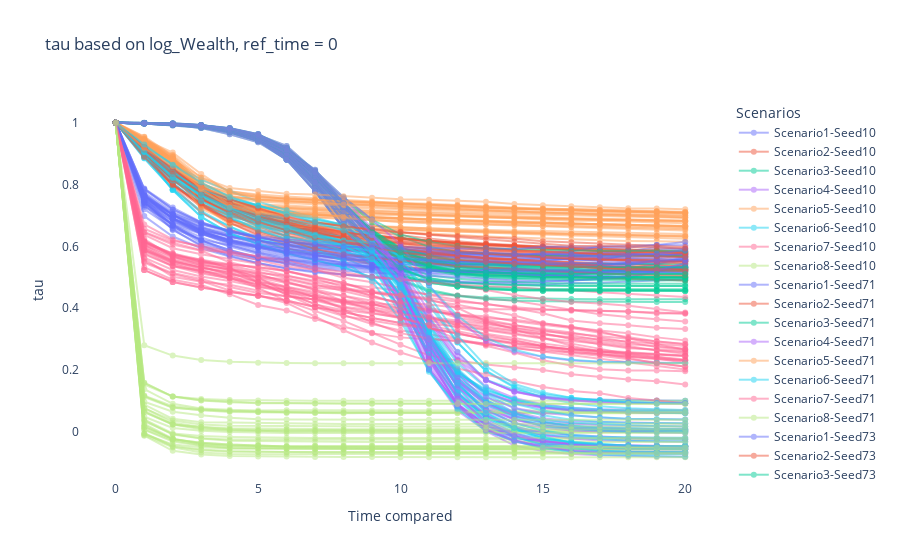

Notebook source saved alongside this figure:
### Code cell
fig = go.Figure()

colors = px.colors.qualitative.Plotly  # or any other color palette
scenario_colors = {scenario: colors[i % len(colors)] for i, scenario in enumerate(all_results_rank['Scenario'].unique())}


for seed in seeds:
    # for i in all_results['Scenario'].unique():
    for i in range(1,9):
        df = all_results[(all_results['Scenario'] == i) & (all_results['Seed'] == seed)]
        fig.add_trace(
            go.Scatter(
                x=df['Time_compared'],
                y=df['tau'],
                mode = 'lines+markers',
                name = f'Scenario{i}-Seed{seed}',
                opacity = 0.5, 
                line = dict(color = scenario_colors[i])
                
            )
            )
fig.update_layout(
    title = 'tau based on log_Wealth, ref_time = 0',
    xaxis_title='Time compared',
    yaxis_title='tau',
    legend_title='Scenarios',
    # font_family="Times New Roman",
    # title_font_family="Times New Roman",
    showlegend=True,
   
    # margin=dict(l=10, r=10, t=10, b=10),
    # paper_bgcolor='rgba(0,0,0,0)',
    plot_bgcolor = 'rgba(0,0,0,0)'
)

fig.show()
